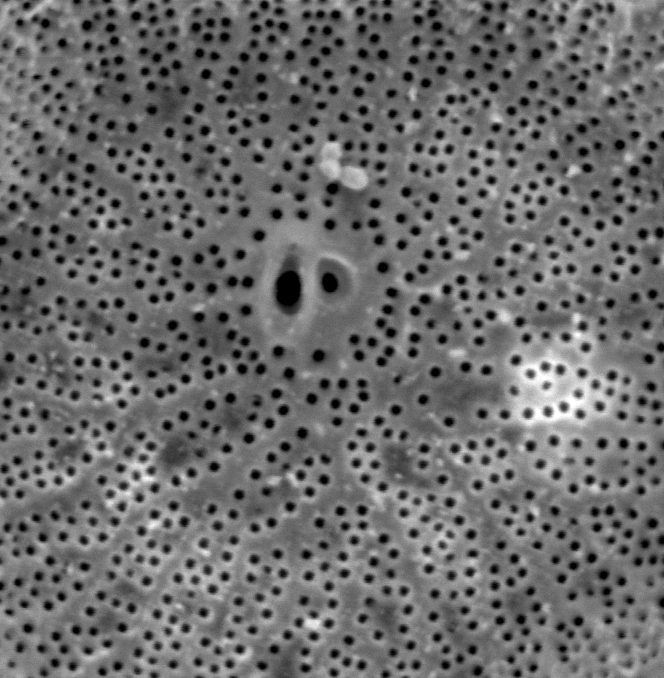
#> input picture work/CNMS/cropped_Wild006.tif, 664 x 678 px
$ jupyter execute 'Wild006-adaptive w quantize.ipynb'
#> lines starting #> are read from the running program, lines starting #| are printed output that depends on the picture; after the words box and inside, x2 and y2 are one past the last pixel; in counts of white or black regions, pixels touching at a corner belong together
[cell 1]
import matplotlib.pyplot as plt
import cv2
img = cv2.imread('cropped_Wild006.tif')
#> img is the input picture: shape (678, 664, 3); min 0, max 255, mean 107.4
blur = cv2.blur(img,(15,15))
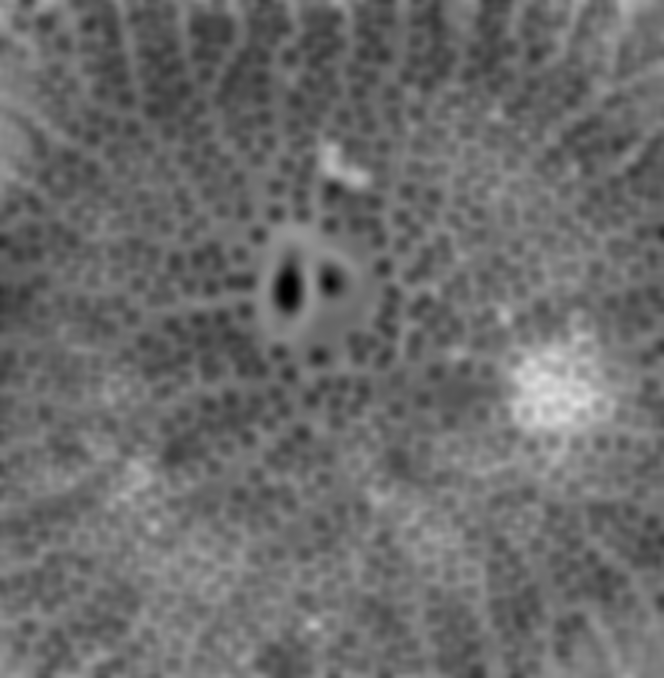
#> blur: shape (678, 664, 3); min 0, max 221, mean 107.4
from matplotlib.colors import LinearSegmentedColormap
cdict2 = {'red':   ((0.0, 0.0, 0.0),
                   (0.1, 1.0, 1.0),
                   (1.0, 1.0, 1.0)),

         'green': ((0.0, 0.0, 0.0),
                   (1.0, 0.0, 0.0)),

        'blue':  ((0.0, 0.0, 0.0),
                   (1.0, 0.0, 0.0))
        }
red2 = LinearSegmentedColormap('Red2', cdict2)
from skimage.filters import threshold_otsu
thotsu=threshold_otsu(blur)
#> thotsu = 108
otsublur = blur[:,:,0]> thotsu
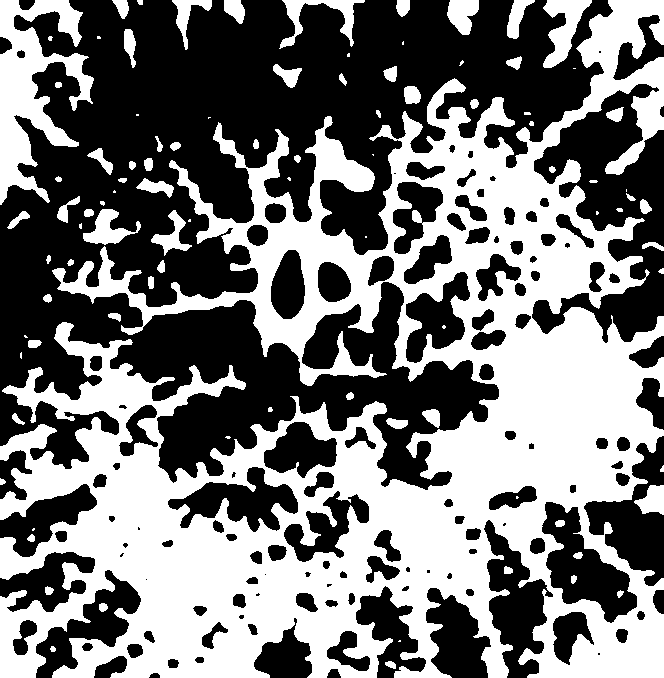
#> otsublur: shape (678, 664) bool; 46.6% white; 94 white regions (24 under 20 px), largest, box (x1, y1, x2, y2) and area: (0, 0, 664, 678) 188234, (0, 0, 94, 205) 8846, (543, 0, 592, 68) 1560

from skimage.morphology import skeletonize
otsuskeleton = skeletonize(otsublur)
#> otsuskeleton: shape (678, 664) bool; 3.5% white in thin lines or dots
imgplot = plt.imshow(img, alpha=0.9)
ax = plt.subplot()
ax.imshow(otsuskeleton, cmap=red2, interpolation='sinc', alpha=.3)

[cell 2]
from PIL import Image
im=Image.open('cropped_Wild006.tif')
width, height=im.size
#> width = 664; height = 678

[cell 3]
import numpy as np
import cv2 as cv
img = cv.imread('cropped_Wild006.tif',0)
#> img: shape (678, 664); min 0, max 255, mean 107.4
plt.hist(img.ravel(),256,[0,256])
plt.show()
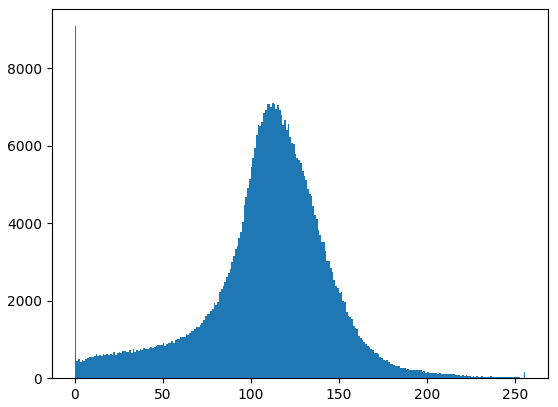
#> figure drawn by matplotlib, 1 panel; tallest bar 9089 high, from x = 0 to 1
np.mean(img)
#> Out = 107.4

[cell 4]
from skimage.filters import threshold_otsu
thres=threshold_otsu(img)
#> thres = 85
print(thres)
#| 85
thresh = img[:,:] > thres
#> thresh: shape (678, 664) bool; 79.7% white; 1220 black regions (290 under 20 px), largest, box (x1, y1, x2, y2) and area: (144, 59, 192, 122) 1561, (274, 255, 302, 316) 1264, (190, 311, 242, 360) 1257

from skimage.morphology import skeletonize
skeleton = skeletonize(thresh)
#> skeleton: shape (678, 664) bool; 9% white in thin lines or dots
ax = plt.subplot()

ax.imshow(skeleton, cmap=red2, interpolation= 'bilinear')

[cell 5]
im.quantize(3,0)

[cell 6]
image=im.quantize(3,0)
image.save('simple_Wild006.tif')
print(image)
#| <PIL.Image.Image image mode=P size=664x678 at 0x7F5217C50190>
newimg = cv2.imread('simple_Wild006.tif')
plt.hist(newimg.ravel(),256,[0,255]); plt.show()
#> after `plt.hist(newimg.ravel(), 256, [0, 255])`:
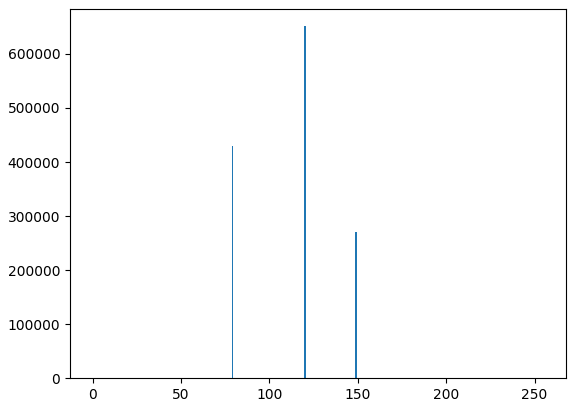
#> figure drawn by matplotlib, 1 panel; tallest bar 651327 high, from x = 119.5 to 120.5
print(newimg)
#> (printed output is left out)

[cell 7]
maximum= np.amax(newimg)
#> maximum = 149
minimum=np.amin(newimg)
#> minimum = 79

newimg[np.where(newimg == [maximum])] = [255]
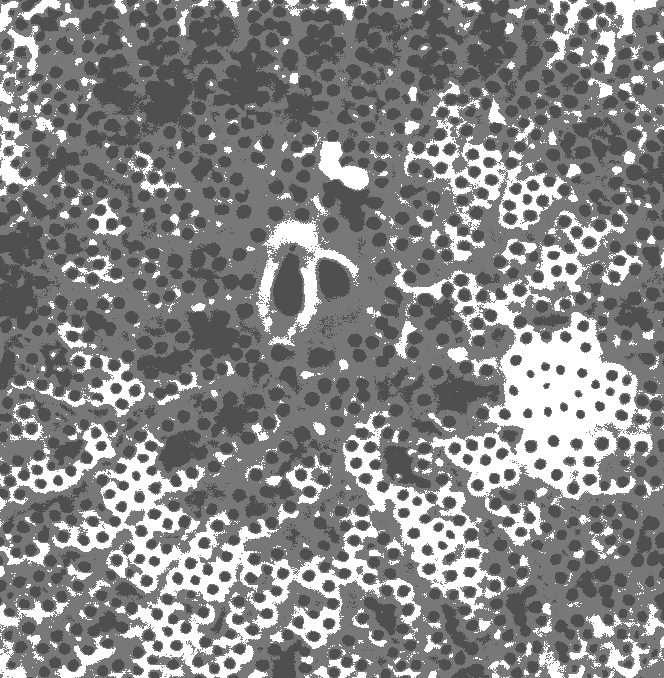
#> newimg: shape (678, 664, 3); min 79, max 255, mean 134
newimg[np.where(newimg == [minimum])] = [0]
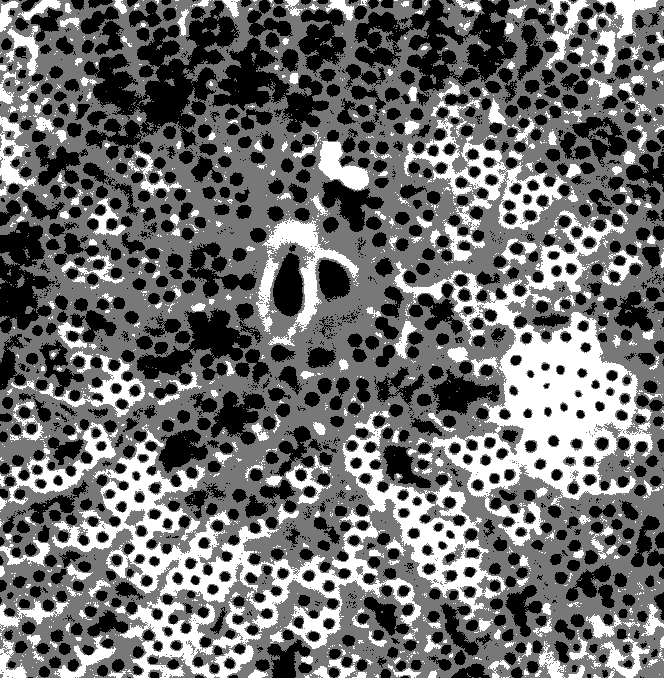
#> newimg: shape (678, 664, 3); min 0, max 255, mean 108.8
plt.imshow(newimg, cmap='gray')
newnewimg=newimg[:,:,0]

[cell 8]
#OTSU THRESHOLDING
from skimage.filters import threshold_otsu
th=threshold_otsu(newimg)
#> th = 0

print(np.shape(newimg))
#| (678, 664, 3)
newnewimg=newimg[:,:,0]
print(np.shape(newnewimg))
#| (678, 664)

threshold = newimg[:,:,0] > th
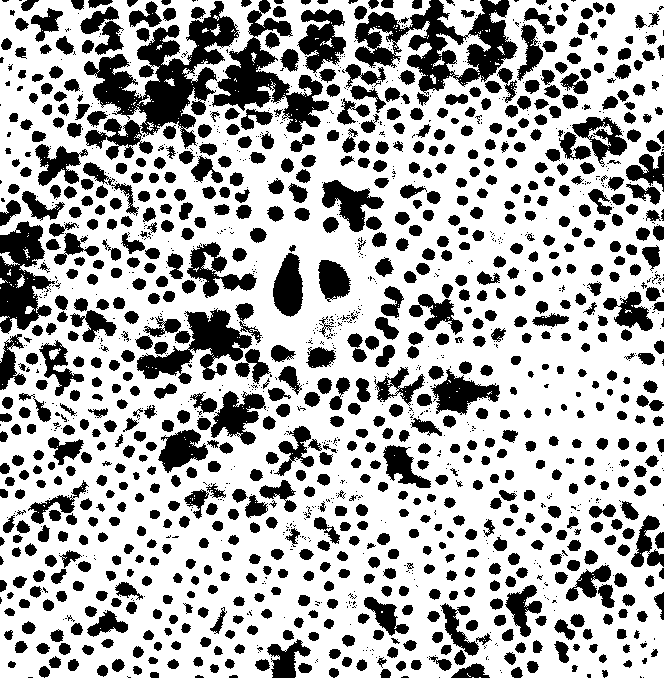
#> threshold: shape (678, 664) bool; 68.2% white; 1653 black regions (800 under 20 px), largest, box (x1, y1, x2, y2) and area: (84, 1, 239, 149) 8101, (355, 0, 518, 95) 6556, (212, 0, 329, 133) 4888
plt.imshow(threshold)

[cell 9]
#OTSU SKELETON

from skimage.morphology import skeletonize
skeleton = skeletonize(threshold)
#> skeleton: shape (678, 664) bool; 10.5% white in thin lines or dots
ax = plt.subplot()

from matplotlib.colors import LinearSegmentedColormap
cdict2 = {'red':   ((0.0, 0.0, 0.0),
                   (0.1, 1.0, 1.0),
                   (1.0, 1.0, 1.0)),

         'green': ((0.0, 0.0, 0.0),
                   (1.0, 0.0, 0.0)),

        'blue':  ((0.0, 0.0, 0.0),
                   (1.0, 0.0, 0.0))
        }
red2 = LinearSegmentedColormap('Red2', cdict2)
ax.imshow(skeleton, cmap=red2, interpolation= 'bilinear')

[cell 10]
import matplotlib.pyplot as plt
import cv2
from matplotlib.colors import LinearSegmentedColormap
cdict2 = {'red':   ((0.0, 0.0, 0.0),
                   (0.1, 1.0, 1.0),
                   (1.0, 1.0, 1.0)),

         'green': ((0.0, 0.0, 0.0),
                   (1.0, 0.0, 0.0)),

        'blue':  ((0.0, 0.0, 0.0),
                   (1.0, 0.0, 0.0))
        }
red2 = LinearSegmentedColormap('Red2', cdict2)


ablur = cv2.blur(newnewimg,(32, 32))
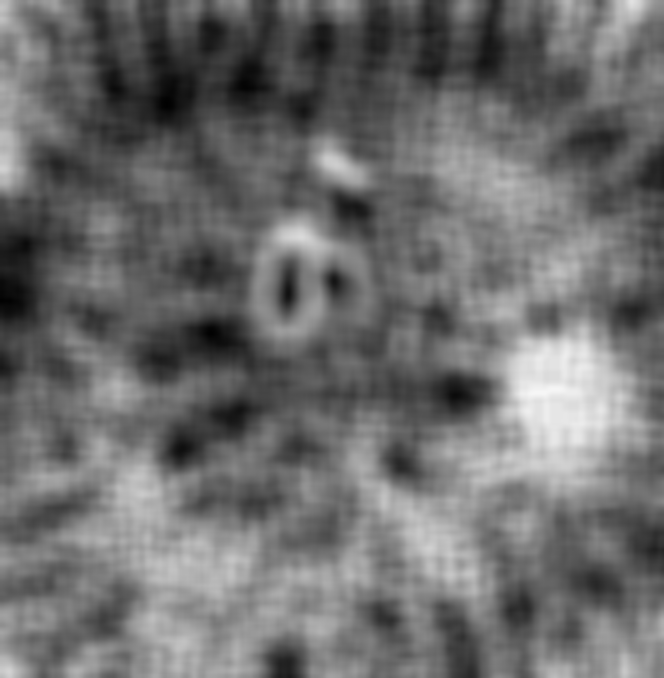
#> ablur: shape (678, 664); min 1, max 246, mean 108.8
a_mthres = cv2.adaptiveThreshold(ablur,1,cv2.ADAPTIVE_THRESH_MEAN_C,\
            cv2.THRESH_BINARY,79,4)
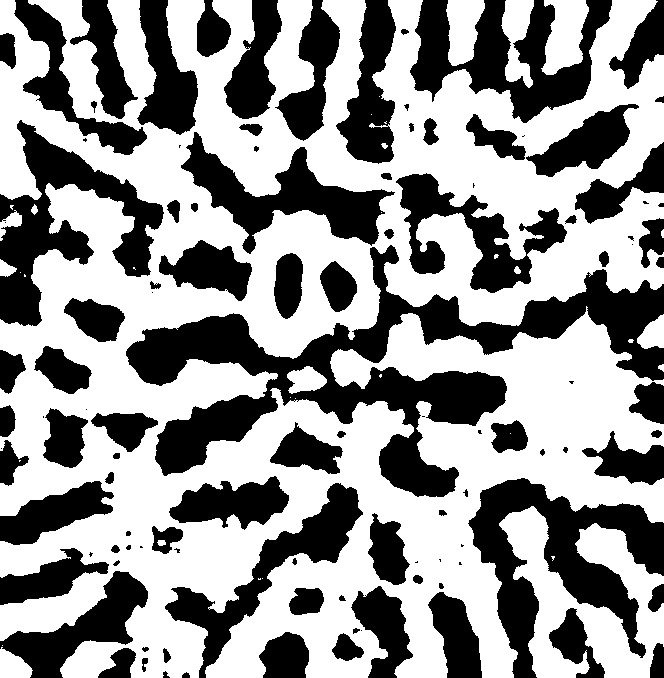
#> a_mthres: shape (678, 664); values 0 (black) and 1 (white), 58.1% white; 111 black regions (23 under 20 px), largest, box (x1, y1, x2, y2) and area: (126, 245, 664, 497) 36150, (468, 478, 664, 678) 15069, (0, 120, 164, 326) 11976

[cell 11]
#ADAPTIVE SKELETON
from skimage.morphology import skeletonize
adaptiveskeleton = skeletonize(a_mthres)
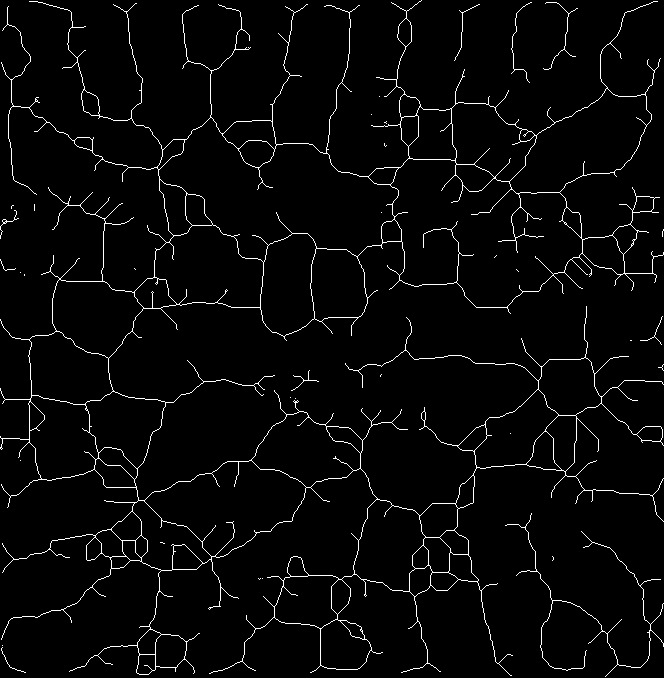
#> adaptiveskeleton: shape (678, 664) bool; 3.1% white in thin lines or dots
ax = plt.subplot()
ax.imshow(adaptiveskeleton, cmap=red2, interpolation='sinc')

[cell 12]
from skimage.morphology import remove_small_objects
cleanskel=remove_small_objects(adaptiveskeleton, min_size=50, connectivity=3)
#> cleanskel: shape (678, 664) bool; 3% white in thin lines or dots
plot = plt.subplot()
plot.imshow(cleanskel, interpolation='sinc')

[cell 13]
import matplotlib.image as mpimg
img2=mpimg.imread('cropped_Wild006.tif')
imgplot2 = plt.imshow(img2, alpha= .9)

ax2 = plt.subplot()
ax2.imshow(cleanskel, cmap=red2, interpolation='sinc', alpha=0.3)
plt.show()

$ run again, with work/CNMS/cropped_Wild004.tif copied over work/CNMS/cropped_Wild006.tif
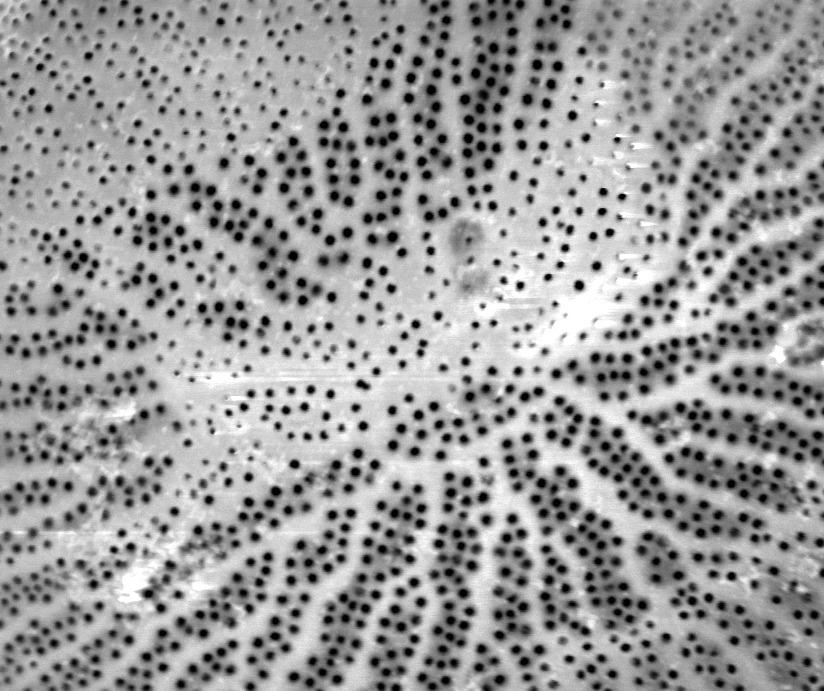
#> input picture work/CNMS/cropped_Wild004.tif, 824 x 691 px
#> img is the input picture: shape (691, 824, 3); min 0, max 255, mean 153.9
#> thotsu = 153
#> `otsublur = blur[:,:,0]> thotsu`:
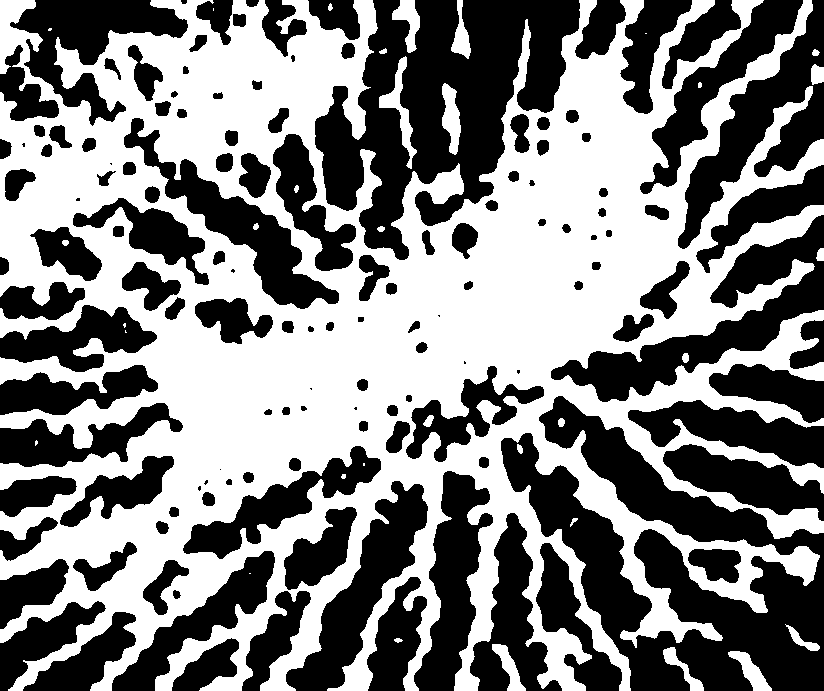
#> otsublur: shape (691, 824) bool; 51% white; 137 black regions (12 under 20 px), largest, box (x1, y1, x2, y2) and area: (501, 396, 824, 691) 39754, (315, 0, 580, 260) 34688, (551, 215, 824, 402) 13486
#> otsuskeleton: shape (691, 824) bool; 3.2% white in thin lines or dots
#> img: shape (691, 824)
#> `np.mean(img)`: Out = 153.9
#> thres = 129
#| 129
#> thresh: shape (691, 824) bool; 73.1% white; 1061 black regions (126 under 20 px), largest, box (x1, y1, x2, y2) and area: (587, 416, 766, 540) 4910, (458, 0, 528, 135) 4860, (675, 446, 804, 514) 3711
#| <PIL.Image.Image image mode=P size=824x691 at 0x7F5217CC6E10>
#> (printed output is left out)
#> maximum = 213
#> minimum = 110
#> th = 0
#| (691, 824, 3)
#| (691, 824)
#> threshold: shape (691, 824) bool; 64.4% white; 858 black regions (172 under 20 px), largest, box (x1, y1, x2, y2) and area: (457, 0, 530, 181) 7169, (580, 416, 768, 541) 6407, (669, 582, 824, 691) 5553
#> a_mthres: shape (691, 824); values 0 (black) and 1 (white), 59.5% white; 127 black regions (26 under 20 px), largest, box (x1, y1, x2, y2) and area: (120, 0, 517, 322) 27748, (387, 365, 769, 550) 14294, (613, 8, 824, 336) 11706
#> `adaptiveskeleton = skeletonize(a_mthres)`:
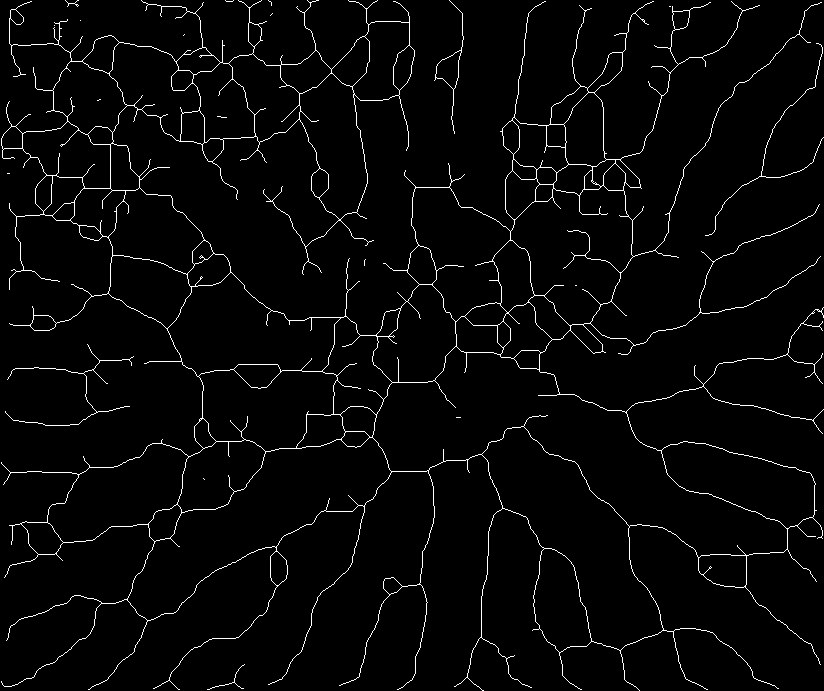
#> adaptiveskeleton: shape (691, 824) bool; 2.9% white in thin lines or dots
#> cleanskel: shape (691, 824) bool; 2.9% white in thin lines or dots

$ run again, with work/CNMS/cropped_Wild007.tif copied over work/CNMS/cropped_Wild006.tif
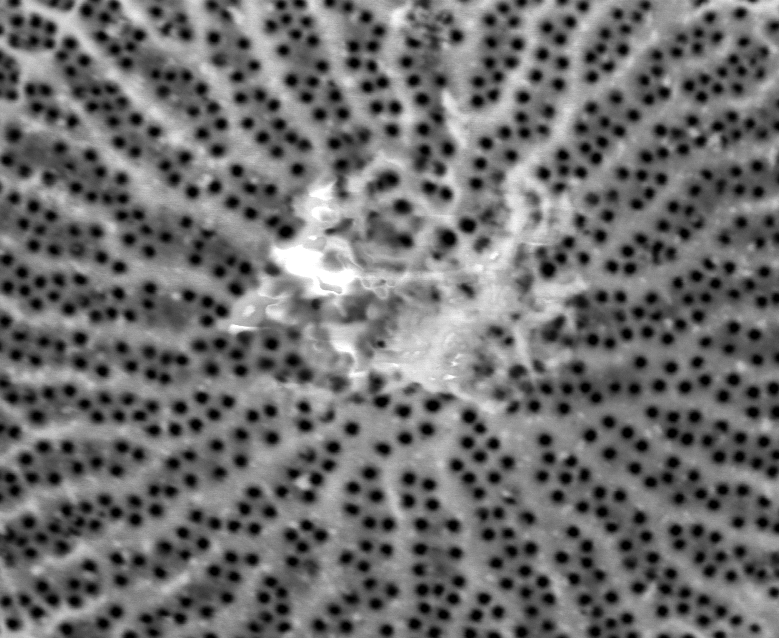
#> input picture work/CNMS/cropped_Wild007.tif, 779 x 638 px
#> img is the input picture: shape (638, 779, 3); min 0, max 255, mean 109.8
#> thotsu = 114
#> otsublur: shape (638, 779) bool; 42.9% white; 24 white regions (5 under 20 px), largest, box (x1, y1, x2, y2) and area: (0, 0, 779, 638) 204020, (0, 296, 205, 352) 3698, (684, 451, 779, 507) 1407
#> otsuskeleton: shape (638, 779) bool; 2.5% white in thin lines or dots
#> img: shape (638, 779)
#> `np.mean(img)`: Out = 109.8
#> thres = 106
#| 106
#> thresh: shape (638, 779) bool; 54.3% white; 244 black regions (79 under 20 px), largest, box (x1, y1, x2, y2) and area: (0, 123, 257, 298) 10689, (540, 254, 779, 353) 10378, (532, 432, 744, 629) 8903
#| <PIL.Image.Image image mode=P size=779x638 at 0x7F5219EAF090>
#> (printed output is left out)
#> maximum = 171
#> minimum = 69
#> th = 0
#| (638, 779, 3)
#| (638, 779)
#> threshold: shape (638, 779) bool; 60.3% white; 310 black regions (67 under 20 px), largest, box (x1, y1, x2, y2) and area: (0, 123, 256, 297) 9463, (0, 250, 229, 330) 6702, (556, 454, 743, 629) 6236
#> a_mthres: shape (638, 779); values 0 (black) and 1 (white), 54.2% white; 36 black regions, largest, box (x1, y1, x2, y2) and area: (0, 131, 481, 638) 43585, (0, 0, 307, 243) 16492, (0, 383, 322, 564) 15341
#> `adaptiveskeleton = skeletonize(a_mthres)`:
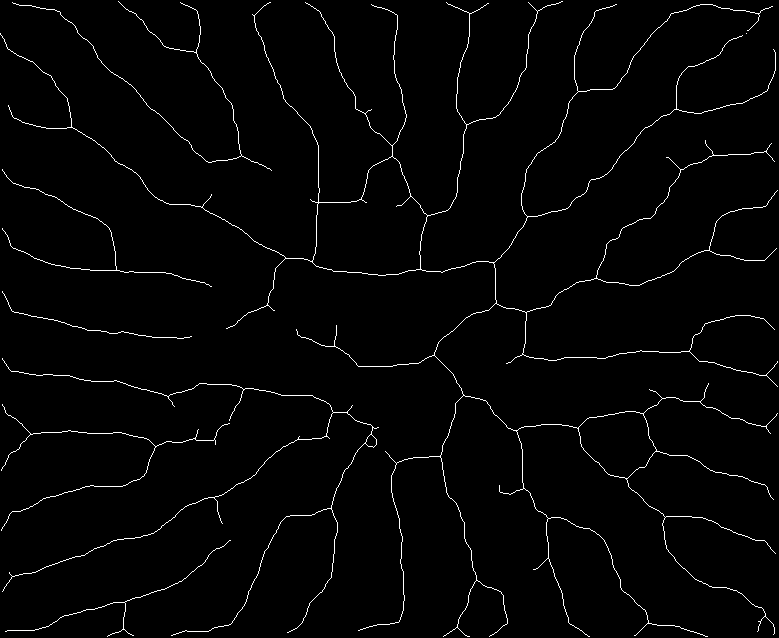
#> adaptiveskeleton: shape (638, 779) bool; 1.9% white in thin lines or dots
#> cleanskel: shape (638, 779) bool; 1.9% white in thin lines or dots
